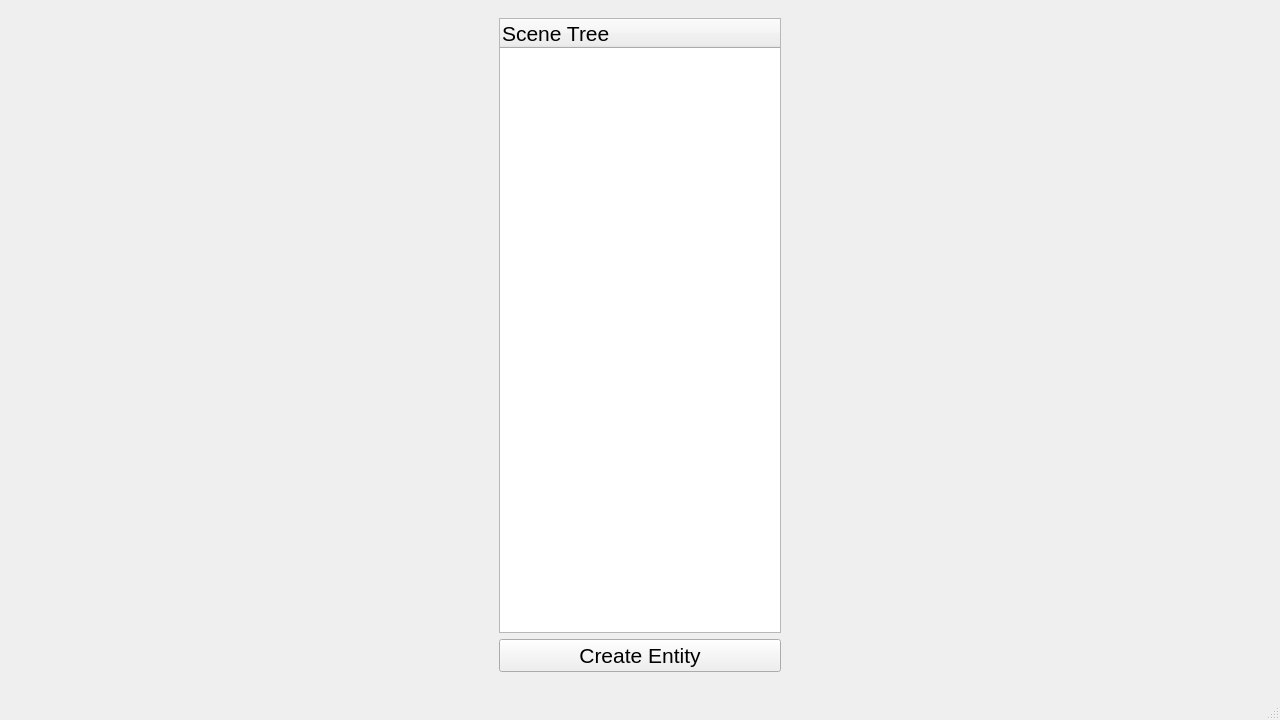
<?xml version="1.0" encoding="UTF-8"?>
<ui version="4.0">
 <class>MainWindow</class>
 <widget class="QMainWindow" name="MainWindow">
  <property name="geometry">
   <rect>
    <x>0</x>
    <y>0</y>
    <width>1280</width>
    <height>720</height>
   </rect>
  </property>
  <property name="font">
   <font>
    <pointsize>16</pointsize>
   </font>
  </property>
  <property name="windowTitle">
   <string>QT Raytracer</string>
  </property>
  <widget class="QWidget" name="centralwidget">
   <property name="enabled">
    <bool>true</bool>
   </property>
   <layout class="QHBoxLayout" name="horizontalLayout" stretch="0">
    <item>
     <widget class="QWidget" name="verticalwidget" native="true">
      <property name="minimumSize">
       <size>
        <width>300</width>
        <height>0</height>
       </size>
      </property>
      <property name="maximumSize">
       <size>
        <width>300</width>
        <height>16777215</height>
       </size>
      </property>
      <layout class="QVBoxLayout" name="verticalLayout" stretch="0,0">
       <property name="sizeConstraint">
        <enum>QLayout::SetDefaultConstraint</enum>
       </property>
       <item>
        <widget class="QTreeWidget" name="sceneTreeWidget">
         <column>
          <property name="text">
           <string>Scene Tree</string>
          </property>
         </column>
        </widget>
       </item>
       <item>
        <widget class="QPushButton" name="addEntityButton">
         <property name="text">
          <string>Create Entity</string>
         </property>
        </widget>
       </item>
      </layout>
     </widget>
    </item>
   </layout>
  </widget>
  <widget class="QStatusBar" name="statusbar"/>
 </widget>
 <resources/>
 <connections/>
</ui>
